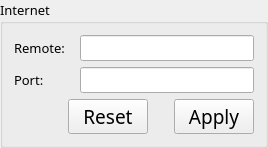
      <widget class="QGroupBox" name="groupBox_Network_2" >
       <property name="font" >
        <font>
         <family>Book Antiqua</family>
         <pointsize>10</pointsize>
         <weight>50</weight>
         <italic>false</italic>
         <bold>false</bold>
         <underline>false</underline>
         <strikeout>false</strikeout>
        </font>
       </property>
       <property name="title" >
        <string>Internet</string>
       </property>
       <layout class="QVBoxLayout" name="verticalLayout_22" >
        <item>
         <layout class="QHBoxLayout" name="horizontalLayout_21" >
          <item>
           <widget class="QLabel" name="label_Gateway_2" >
            <property name="minimumSize" >
             <size>
              <width>60</width>
              <height>0</height>
             </size>
            </property>
            <property name="text" >
             <string>Remote:</string>
            </property>
           </widget>
          </item>
          <item>
           <widget class="QLineEdit" name="lineEdit_Remote_2" >
            <property name="minimumSize" >
             <size>
              <width>150</width>
              <height>0</height>
             </size>
            </property>
           </widget>
          </item>
         </layout>
        </item>
        <item>
         <layout class="QHBoxLayout" name="horizontalLayout_22" >
          <item>
           <widget class="QLabel" name="label_Gateway_3" >
            <property name="minimumSize" >
             <size>
              <width>60</width>
              <height>0</height>
             </size>
            </property>
            <property name="text" >
             <string>Port:</string>
            </property>
           </widget>
          </item>
          <item>
           <widget class="QLineEdit" name="lineEdit_Remote_3" >
            <property name="minimumSize" >
             <size>
              <width>150</width>
              <height>0</height>
             </size>
            </property>
           </widget>
          </item>
         </layout>
        </item>
        <item>
         <layout class="QHBoxLayout" name="horizontalLayout_17" >
          <item>
           <widget class="QLabel" name="label" >
            <property name="text" >
             <string/>
            </property>
            <property name="pixmap" >
             <pixmap resource="cinecastui.qrc" >:/CineCastUi/Resources/recv.png</pixmap>
            </property>
           </widget>
          </item>
          <item>
           <spacer name="horizontalSpacer_9" >
            <property name="orientation" >
             <enum>Qt::Horizontal</enum>
            </property>
            <property name="sizeHint" stdset="0" >
             <size>
              <width>40</width>
              <height>20</height>
             </size>
            </property>
           </spacer>
          </item>
          <item>
           <widget class="QPushButton" name="pushButton_13" >
            <property name="minimumSize" >
             <size>
              <width>0</width>
              <height>0</height>
             </size>
            </property>
            <property name="maximumSize" >
             <size>
              <width>120</width>
              <height>16777215</height>
             </size>
            </property>
            <property name="font" >
             <font>
              <family>Book Antiqua</family>
              <pointsize>14</pointsize>
              <weight>50</weight>
              <italic>false</italic>
              <bold>false</bold>
              <underline>false</underline>
              <strikeout>false</strikeout>
             </font>
            </property>
            <property name="text" >
             <string>Reset</string>
            </property>
           </widget>
          </item>
          <item>
           <widget class="QLabel" name="labe_symbl_rate_14" >
            <property name="minimumSize" >
             <size>
              <width>10</width>
              <height>0</height>
             </size>
            </property>
            <property name="maximumSize" >
             <size>
              <width>30</width>
              <height>16777215</height>
             </size>
            </property>
            <property name="font" >
             <font>
              <family>Book Antiqua</family>
              <pointsize>18</pointsize>
              <weight>50</weight>
              <italic>false</italic>
              <bold>false</bold>
              <underline>false</underline>
              <strikeout>false</strikeout>
             </font>
            </property>
            <property name="text" >
             <string/>
            </property>
           </widget>
          </item>
          <item>
           <widget class="QPushButton" name="pushButtonApply2_2" >
            <property name="maximumSize" >
             <size>
              <width>120</width>
              <height>16777215</height>
             </size>
            </property>
            <property name="font" >
             <font>
              <family>Book Antiqua</family>
              <pointsize>14</pointsize>
              <weight>50</weight>
              <italic>false</italic>
              <bold>false</bold>
              <underline>false</underline>
              <strikeout>false</strikeout>
             </font>
            </property>
            <property name="text" >
             <string>Apply</string>
            </property>
           </widget>
          </item>
         </layout>
        </item>
       </layout>
      </widget>
